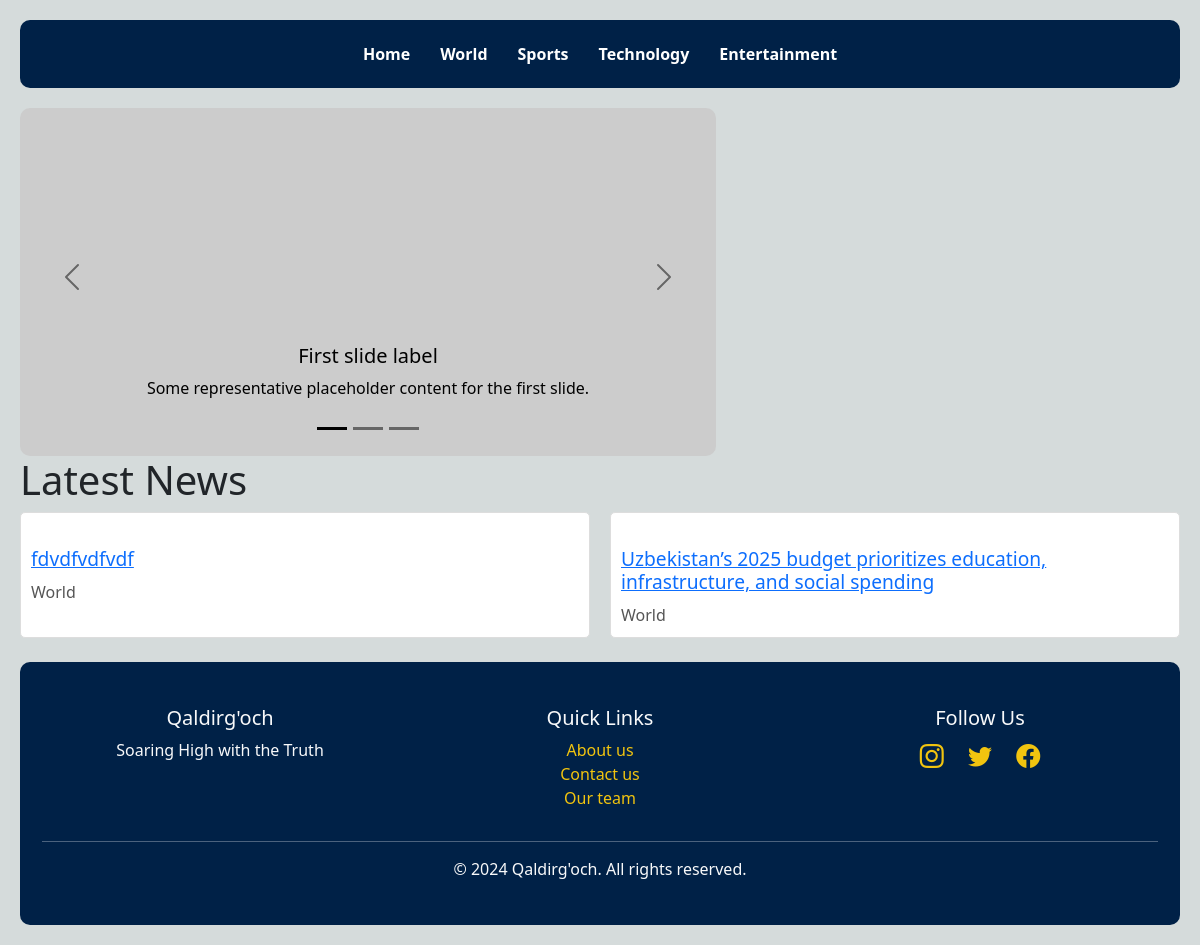
The page /category/World/ on the database as committed earlier.
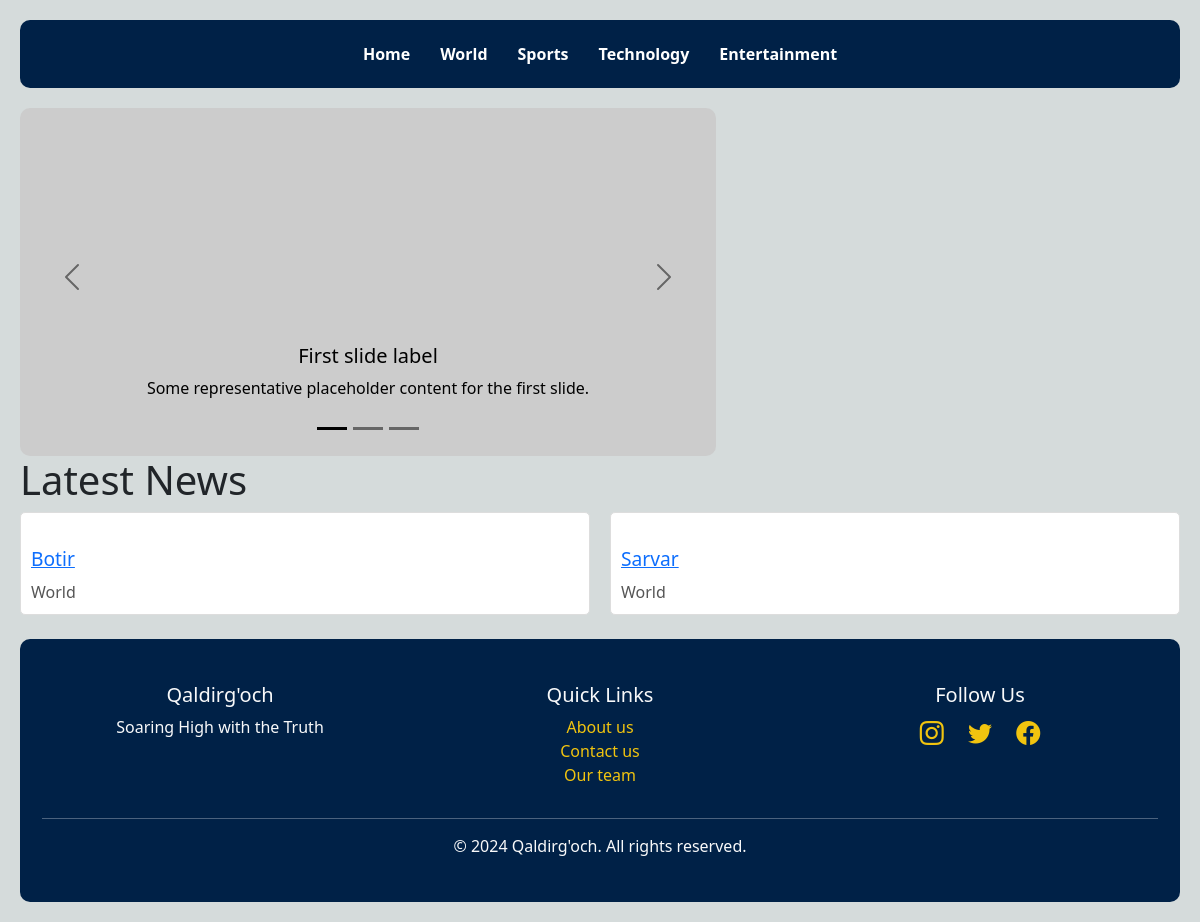
The same page on the database as committed later.
### news/models.py (models this page shows, shortened)
class Article(models.Model):
    title = models.CharField(max_length=200)
    content = models.TextField()
    published_date = models.DateTimeField(auto_now_add=True)
    image = models.ImageField(upload_to='articles/')
    category = models.CharField(max_length=50, choices=[
        ('World', 'World'),
        ('Sports', 'Sports'),
        ('Technology', 'Technology'),
        ('Entertainment', 'Entertainment'),
    ])

### news/views.py (the view)
# urls.py: path('category/<str:category_name>/', views.category, name='category'),
def category(request, category_name):
    articles = Article.objects.filter(category__iexact=category_name)
    return render(request, 'post.html', {'articles': articles})

### templates/post.html (shortened to what this page needs)
{% extends 'base.html' %}
{% block content %}
<h1>Latest News</h1>
<div class="news-list">
    {% for article in articles %}
    <section class="news-list">
        <div class="news-item">
            <h3><a href="{% url 'article_detail' article.id %}">{{ article.title }}</a></h3>
            <p>{{ article.category }}</p>
        </div>
    </section>
    {% empty %}
        <p>No news available in this category.</p>
    {% endfor %}
</div>
<br>
{% endblock content %}

Rows that differ between the two databases and show on the page:
removed Article: title "fdvdfvdfvdf", category "World"
removed Article: title "Uzbekistan’s 2025 budget prioritizes education, infrastructure, and social spending", category "World"
added Article: title "Botir", category "World"
added Article: title "Sarvar", category "World"
